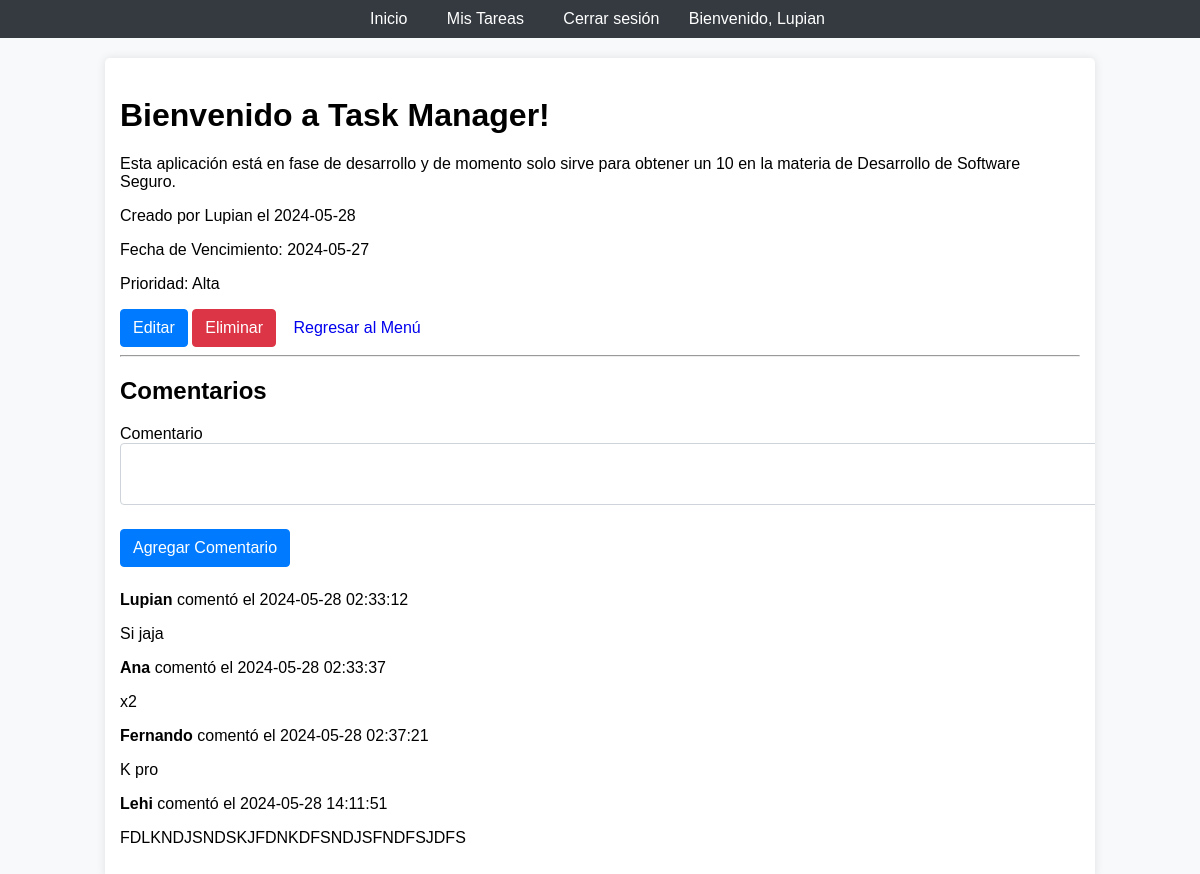
Page /task/1 (signed in) on the committed database.
### app/models.py (models this page shows, shortened)
class User(db.Model, UserMixin):
    id = db.Column(db.Integer, primary_key=True)
    username = db.Column(db.String(20), unique=True, nullable=False)
    email = db.Column(db.String(120), unique=True, nullable=False)
    image_file = db.Column(db.String(20), nullable=False, default='default.jpg')
    password = db.Column(db.String(60), nullable=False)
    tasks = db.relationship('Task', backref='author', lazy=True)
    comments = db.relationship('Comment', backref='author', lazy=True)

class Task(db.Model):
    id = db.Column(db.Integer, primary_key=True)
    title = db.Column(db.String(100), nullable=False)
    content = db.Column(db.Text, nullable=False)
    date_posted = db.Column(db.DateTime, nullable=False, default=datetime.utcnow)
    due_date = db.Column(db.DateTime, nullable=True)
    priority = db.Column(db.String(10), nullable=False, default='Media')
    user_id = db.Column(db.Integer, db.ForeignKey('user.id'), nullable=False)
    comments = db.relationship('Comment', backref='task', lazy=True, cascade="all, delete-orphan")

class Comment(db.Model):
    id = db.Column(db.Integer, primary_key=True)
    content = db.Column(db.Text, nullable=False)
    date_posted = db.Column(db.DateTime, nullable=False, default=datetime.utcnow)
    user_id = db.Column(db.Integer, db.ForeignKey('user.id'), nullable=False)
    task_id = db.Column(db.Integer, db.ForeignKey('task.id'), nullable=False)

### app/routes.py (the view)
@main.route('/task/<int:task_id>', methods=['GET', 'POST'])
@login_required
def task(task_id):
    task = Task.query.get_or_404(task_id)
    form = CommentForm()
    if form.validate_on_submit():
        comment = Comment(content=form.content.data, author=current_user, task=task)
        db.session.add(comment)
        db.session.commit()
        flash('Comentario agregado', 'success')
        return redirect(url_for('main.task', task_id=task.id))
    return render_template('task.html', title=task.title, task=task, form=form)

### app/forms.py
class CommentForm(FlaskForm):
    content = TextAreaField('Comentario', validators=[DataRequired()])
    submit = SubmitField('Agregar Comentario')

### app/models.py (called while the page is built)
@login_manager.user_loader
def load_user(user_id):
    return User.query.get(int(user_id))

### app/templates/task.html (shortened to what this page needs)
{% extends "base.html" %}
{% block content %}
<h1 class="mt-4">{{ task.title }}</h1>
<p>{{ task.content }}</p>
<p class="text-muted">Creado por {{ task.author.username }} el {{ task.date_posted.strftime('%Y-%m-%d') }}</p>
<p class="text-muted">Fecha de Vencimiento: {{ task.due_date.strftime('%Y-%m-%d') if task.due_date else 'No especificada' }}</p>
<p class="text-muted">Prioridad: {{ task.priority }}</p>
{% if task.author == current_user %}
    <a href="{{ url_for('main.update_task', task_id=task.id) }}" class="btn btn-primary">Editar</a>
    <form action="{{ url_for('main.delete_task', task_id=task.id) }}" method="POST" style="display:inline;">
        <button type="submit" class="btn btn-danger">Eliminar</button>
    </form>
{% endif %}
<a href="{{ url_for('main.tasks') }}" class="btn btn-secondary mt-3">Regresar al Menú</a>
<hr>
<h2>Comentarios</h2>
<form action="{{ url_for('main.task', task_id=task.id) }}" method="POST">
    <div class="form-group">
        {{ form.content.label(class="form-control-label") }}
        {{ form.content(class="form-control form-control-lg") }}
    </div>
    <div class="form-group">
        {{ form.submit(class="btn btn-primary btn-lg btn-block") }}
    </div>
</form>
<div class="comments mt-4">
    {% for comment in task.comments %}
        <div class="comment mb-2">
            <p><strong>{{ comment.author.username }}</strong> comentó el {{ comment.date_posted.strftime('%Y-%m-%d %H:%M:%S') }}</p>
            <p>{{ comment.content }}</p>
        </div>
    {% endfor %}
</div>
{% endblock %}

### app/templates/base.html (shortened to what this page needs)
<!DOCTYPE html>
<html lang="es">
<head>
    <link rel="stylesheet" href="{{ url_for('static', filename='styles.css') }}">
</head>
<body>
    <nav>
        <ul>
            <li><a href="{{ url_for('main.home') }}">Inicio</a></li>
            {% if current_user.is_authenticated %}
                <li><a href="{{ url_for('main.tasks') }}">Mis Tareas</a></li>
                <li><a href="{{ url_for('main.logout') }}">Cerrar sesión</a></li>
                <li>Bienvenido, {{ current_user.username }}</li>
            {% else %}
                <li><a href="{{ url_for('main.login') }}">Iniciar sesión</a></li>
                <li><a href="{{ url_for('main.register') }}">Registrarse</a></li>
            {% endif %}
        </ul>
    </nav>
    <div class="container">
        {% block content %}{% endblock %}
    </div>
</body>
</html>

### app/static/styles.css (style rules this page uses)
body { font-family: Arial, sans-serif; background-color: #f8f9fa; margin: 0; padding: 0; overflow-x: hidden; }
nav { background-color: #343a40; color: white; padding: 10px; overflow: hidden; }
nav ul { list-style-type: none; margin: 0; padding: 0; text-align: center; }
nav ul li { display: inline; margin-right: 15px; }
nav ul li a { color: white; text-decoration: none; padding: 5px 10px; transition: background-color 0.3s; }
.container { max-width: 960px; margin: 20px auto; padding: 15px; background-color: white; border-radius: 5px; box-shadow: 0 0 10px rgba(0, 0, 0, 0.1); overflow: hidden; text-decoration: none; }
.form-group { margin-bottom: 1.5rem; }
.form-control { display: block; width: 100%; padding: 0.375rem 0.75rem; font-size: 1rem; line-height: 1.5; color: #495057; background-color: #fff; background-clip: padding-box; border: 1px solid #ced4da; border-radius: 0.25rem; transition: border-color 0.15s ease-in-out, box-shadow 0.15s ease-in-out; }
.btn { display: inline-block; font-weight: 400; text-align: center; white-space: nowrap; vertical-align: middle; border: 1px solid transparent; padding: 0.375rem 0.75rem; font-size: 1rem; text-decoration: none; line-height: 1.5; border-radius: 0.25rem; transition: color 0.15s ease-in-out, background-color 0.15s ease-in-out, border-color 0.15s ease-in-out, box-shadow 0.15s ease-in-out; }
.btn-primary { color: #fff; background-color: #007bff; border-color: #007bff; }
.btn-danger { color: #fff; background-color: #dc3545; border-color: #dc3545; }
.mt-4 { margin-top: 1.5rem !important; }

### rows in the picture
User: username "Lupian", author.username "Lupian"
Task: title "Bienvenido a Task Manager!", content "Esta aplicación está en fase de desarrollo y de momento solo sirve para obtener un 10 en la materia de Desarrollo de Software Seguro.", date_posted "2024-05-28", due_date "2024-05-27", priority "Alta"
Comment: author.username "Lupian", date_posted "2024-05-28 02:33:12", content "Si jaja"
Comment: author.username "Ana", date_posted "2024-05-28 02:33:37", content "x2"
Comment: author.username "Fernando", date_posted "2024-05-28 02:37:21", content "K pro"
Comment: author.username "Lehi", date_posted "2024-05-28 14:11:51", content "FDLKNDJSNDSKJFDNKDFSNDJSFNDFSJDFS"
